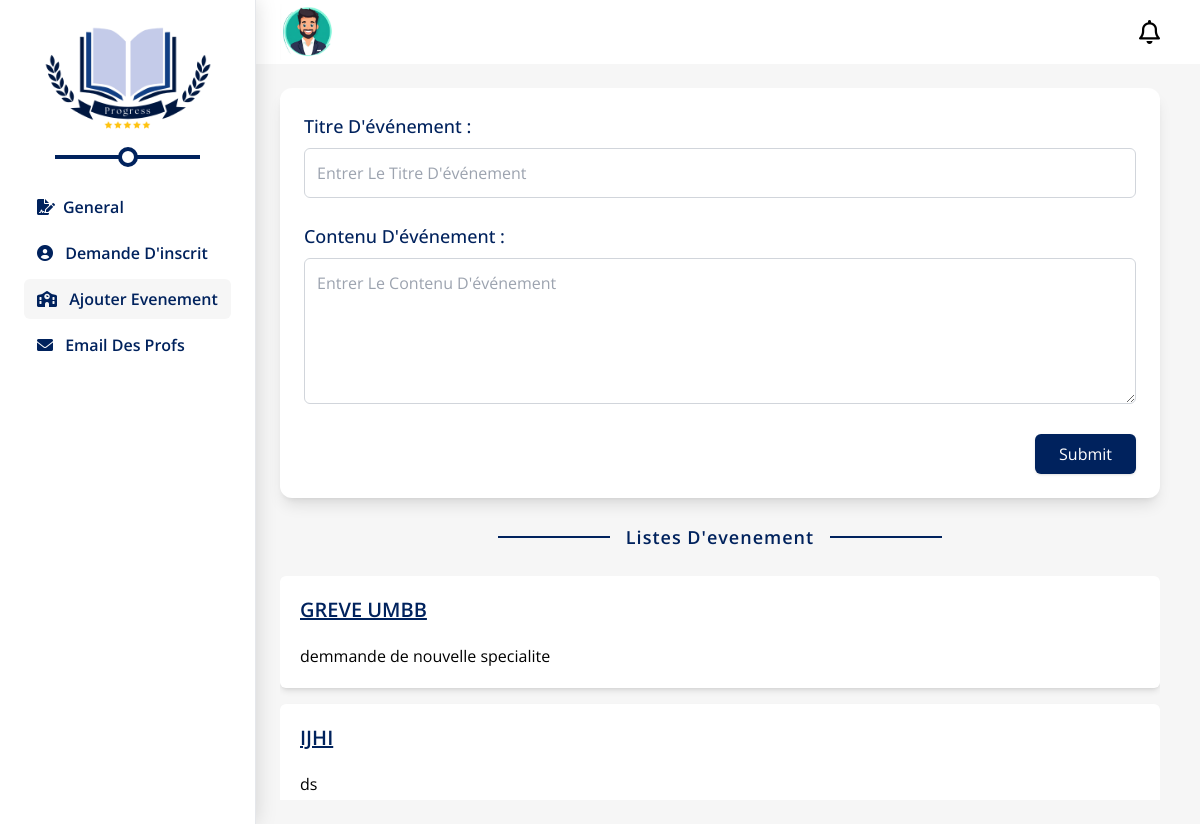
Screenshot of /adminevent.php with the database file from the repository.
### tables this page shows
CREATE TABLE `events` (
  `id` int(11) NOT NULL,
  `event_title` varchar(255) NOT NULL,
  `event_description` text NOT NULL,
  `created_at` timestamp NOT NULL DEFAULT current_timestamp()
);

### classes/Database.php (called while the page is built, shortened)
<?php
class Database {
    private $server;
    private $username;
    private $password;
    private $dbname;
    private $conn;
    public function __construct($server, $username, $password, $dbname) {
        $this->server = $server;
        $this->username = $username;
        $this->password = $password;
        $this->dbname = $dbname;
    }
    private function connect() {
        try {
            $this->conn = new PDO("mysql:host={$this->server};dbname={$this->dbname}", $this->username, $this->password);
            $this->conn->setAttribute(PDO::ATTR_ERRMODE, PDO::ERRMODE_EXCEPTION);
        } catch (PDOException $e) {
            die("Connection failed: " . $e->getMessage());
        }
    }
    public function getConnection() {
        return $this->conn;
    }
}

### classes/AdminEvent.php (called while the page is built, shortened)
<?php
class AdminEvent {
    private $db;
    public function __construct($db) {
        $this->db = $db;
    }
    public function getEvents() {
        $query = "SELECT event_title, event_description FROM events ORDER BY event_title ASC";
        $stmt = $this->db->getConnection()->query($query);
        return $stmt->fetchAll(PDO::FETCH_ASSOC);
    }
}
?>

### adminevent.php (the view, shortened to what this page needs)
<?php
require_once __DIR__ . "/classes/Database.php";
require_once __DIR__ . "/classes/AdminEvent.php";
$db = new Database('localhost', 'root', '', 'projetpaw');
?>
<!DOCTYPE html>
<html lang="en">
<head>
    <link href="dist/style.css" rel="stylesheet">
    <link rel="stylesheet" href="https://cdnjs.cloudflare.com/ajax/libs/font-awesome/6.0.0-beta3/css/all.min.css">
</head>
<body class="flex min-h-screen">
    <div class="max-md:!w-[70px] max-lg:w-60 border-r p-6 shadow-lightsh relative w-64 max-md:px-[10px]">
        <img src="Fauget Class.png" alt="logo"
            class="-mt-14 mx-auto max-lg:w-44 max-md:-m-5 max-md:mx-auto max-md:-mb-[2px]">
        <ul
            class="relative font-semibold pt-3 max-lg:w-fit max-md:before:hidden max-md:after:hidden
        before:content-[''] before:w-[70%] before:h-1 before:absolute before:left-[15%] before:-top-5 before:bg-cblue
        after:content-[''] after:absolute after:rounded-full after:w-5 after:h-5 after:bg-white after:left-1/2 after:border-4 after:border-cblue after:-translate-x-1/2 after:-top-7">
            <li class="p-2 text-cblue rounded-md cursor-pointer duration-300 pl-13p mb-0p hover:bg-cgr  max-lg:text-sm"
                title="General">
                <a href="admin.php"><i class="fa-solid fa-file-signature mr-2"></i><span
                        class="max-md:hidden">General</span></a>
            </li>
            <li class="p-2 text-cblue rounded-md cursor-pointer duration-300 pl-13p mb-0p hover:bg-cgr max-lg:text-sm"
                title="Settigns">
                <a href="admininscrit.php"><i class="fa-solid fa-circle-user mr-2"></i>
                    <span class="max-md:hidden">Demande D'inscrit</span> </a>
            </li>
            <li class="p-2 text-cblue rounded-md cursor-pointer duration-300 pl-13p mb-0p hover:bg-cgr bg-cgr max-lg:text-sm"
                title="Ajouter Evenement">
                <a href="adminevent.php"><i class="fa-solid fa-school mr-2"></i>
                    <span class="max-md:hidden">Ajouter Evenement</span> </a>
            </li>
            <li class="p-2 text-cblue rounded-md cursor-pointer duration-300 pl-13p mb-0p hover:bg-cgr max-lg:text-sm"
                title="Email Des Profs">
                <a href="adminemail.php"><i class="fa-solid fa-envelope mr-2"></i> <span class="max-md:hidden">Email
                        Des Profs</span>
                </a>
            </li>
        </ul>
    </div>
    <div class="bg-cgr flex-grow">
        <div class="bg-white flex justify-between py-1 pl-6 pr-10">
            <img src="avatar.avif" alt="" class="w-14">
            <a href="dzprogress1@gmail.com" class="self-center text-2xl"><i class="fa-regular fa-bell"></i></a>
        </div>
        <div class="p-6 pr-10">
            <div class="bg-white p-6 rounded-xl shadow-lg">
                <form action="" method="POST">
                    <div class="mb-6">
                        <label for="tit" class="block text-lg font-medium text-cblue mb-2">Titre D'événement :</label>
                        <input type="text" id="tit" name="title" placeholder="Entrer Le Titre D'événement"
                            class="w-full border border-gray-300 rounded-md p-3">
                    </div>
                    <div class="mb-6">
                        <label for="are" class="block text-lg font-medium text-cblue mb-2">Contenu D'événement :</label>
                        <textarea id="are" name="content" rows="5" placeholder="Entrer Le Contenu D'événement"
                            class="w-full border border-gray-300 rounded-md p-3"></textarea>
                    </div>
                    <div class="text-right">
                        <button type="submit" class="bg-cblue text-white py-2 px-6 rounded-md shadow">Submit</button>
                    </div>
                </form>
            </div>
            <div class="text-center my-[25px]">
                <span
                    class="mx-auto relative before:content-[''] before:absolute before:h-[2px] before:bg-cblue before:top-1/2 before:-translate-y-1/2 before:w-28 before:-left-32
                after:content-[''] after:absolute after:h-[2px] after:bg-cblue after:top-1/2 after:-translate-y-1/2 after:w-28 after:-right-32 font-semibold text-lg text-cblue tracking-[1px]">
                    Listes D'evenement</span>
            </div>
            <div class="max-h-56 overflow-y-auto">
                <?php
                $adminEvent = new AdminEvent($db);
                $events = $adminEvent->getEvents();
                if (count($events) > 0) {
                    foreach ($events as $event) {
                        echo "<div class='bg-white rounded-md shadow-md p-5 mb-4'>";
                        echo "<h1 class='underline text-cblue uppercase text-xl font-semibold mb-5'>" . htmlspecialchars($event['event_title']) . "</h1>";
                        echo "<p>" . htmlspecialchars($event['event_description']) . "</p>";
                        echo "</div>";
                    }
                } else {
                    echo "<p>No events found.</p>";
                }
                ?>
            </div>
        </div>
    </div>
</body>
</html>

### adminevent.php (style rules this page uses)
* { box-sizing: border-box; margin: 0; padding: 0; font-family: "Open Sans", sans-serif; }

### rows the page displays
events: event_title "GREVE UMBB", event_description "demmande de nouvelle specialite"
events: event_title "IJHI", event_description "ds"
